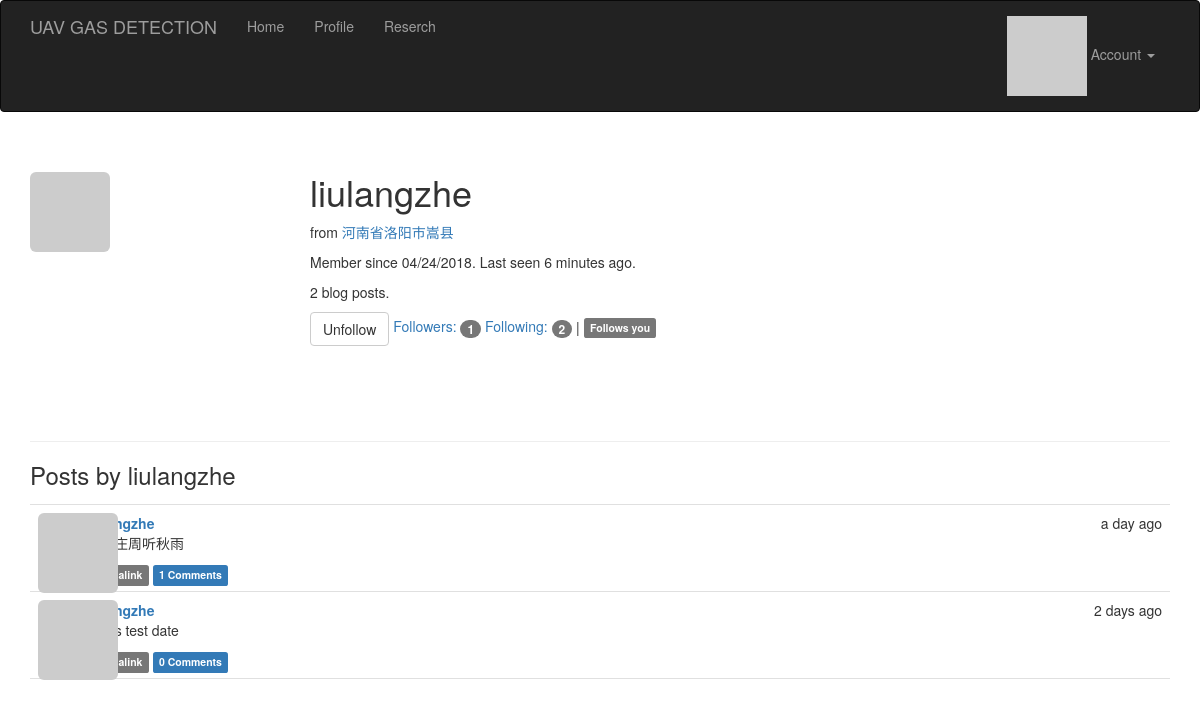
The page /user/liulangzhe (signed in) on the database its author committed.
### app/models.py (models this page shows, shortened)
class User(UserMixin,db.Model):
    __tablename__ = 'users'
    id = db.Column(db.Integer,primary_key=True)
    email = db.Column(db.String(64),unique=True,index=True)
    username = db.Column(db.String(64),unique=True,index=True)
    role_id = db.Column(db.Integer,db.ForeignKey('roles.id'))
    password_hash =db.Column(db.String(128))
    confirmed = db.Column(db.Boolean,default=False)
    name = db.Column(db.String(64))
    location = db.Column(db.String(64))
    about_me = db.Column(db.Text())
    member_since = db.Column(db.DateTime(), default=datetime.utcnow)
    last_seen = db.Column(db.DateTime(), default=datetime.utcnow)
    avatar_hash = db.Column(db.String(32))
    posts = db.relationship('Post', backref='author', lazy='dynamic')
    followed = db.relationship('Follow',
                               foreign_keys=[Follow.follower_id],
                               backref=db.backref('follower', lazy='joined'),
                               lazy='dynamic',
                               cascade='all, delete-orphan')
    followers = db.relationship('Follow',
                                foreign_keys=[Follow.followed_id],
                                backref=db.backref('followed', lazy='joined'),
                                lazy='dynamic',
                                cascade='all, delete-orphan')
    comments = db.relationship('Comment', backref='author', lazy='dynamic')
    @property
    def password(self):
        raise AttributeError('password is not a readable attribute')
    def can(self, permissions):
        return self.role is not None and (self.role.permissions & permissions) == permissions
    def is_administrator(self):
        return self.can(Permission.ADMIN)
    def ping(self):
        self.last_seen = datetime.utcnow()
        db.session.add(self)
    def gravatar(self, size=100, default='identicon', rating='g'):
        if request.is_secure:
            url = 'https://secure.gravatar.com/avatar'
        else:
            url = 'http://www.gravatar.com/avatar'
        hash = self.avatar_hash or self.gravatar_hash()
        return '{url}/{hash}?s={size}&d={default}&r={rating}'.format(
            url=url, hash=hash, size=size, default=default, rating=rating)
    def is_following(self, user):
        if user.id is None:
            return False
        return self.followed.filter_by(
            followed_id=user.id).first() is not None

class Post(db.Model):
    __tablename__ = 'posts'
    id = db.Column(db.Integer, primary_key=True)
    body = db.Column(db.Text)
    body_html = db.Column(db.Text)
    timestamp = db.Column(db.DateTime, index=True, default=datetime.utcnow)
    author_id = db.Column(db.Integer, db.ForeignKey('users.id'))
    comments = db.relationship('Comment', backref='post', lazy='dynamic')

### app/main/views.py (the view)
@main.route('/user/<username>')
def user(username):
    user = User.query.filter_by(username=username).first_or_404()
    posts = user.posts.order_by(Post.timestamp.desc()).all()
    return render_template('user.html', user=user, posts=posts)

### app/auth/views.py (called while the page is built)
@auth.before_app_request
def before_request():
    if current_user.is_authenticated:
        current_user.ping()
        if not current_user.confirmed and request.endpoint[:5] != 'auth.':
            return redirect(url_for('auth.unconfirmed'))

@auth.before_app_request
def before_request():
    if current_user.is_authenticated \
            and not current_user.confirmed \
            and request.endpoint[:5] != 'auth.'\
            and request.endpoint != 'static':
        return redirect(url_for('auth.unconfirmed'))

### app/main/__init__.py (called while the page is built)
@main.app_context_processor
def inject_permissions():
    return dict(Permission=Permission)

### app/models.py (called while the page is built)
@login_manager.user_loader
def load_user(user_id):
    return User.query.get(int(user_id)) #返回指定主键对应的行，如果没有对应

### app/templates/user.html (shortened to what this page needs)
{% extends "base.html" %}
{% block page_content %}
<div class="page-header">
    <img class="img-rounded profile-thumbnail" src="{{ user.gravatar(size=256) }}">
    <div class="profile-header">
        <h1>{{ user.username }}</h1>
        {% if user.name or user.location %}
        <p>
            {% if user.location %}
                from <a href="http://www.google.cn/maps/place/{{ user.location }}">{{ user.location }}</a><br>
            {% endif %}
        </p>
        {% endif %}
        <p>Member since {{ moment(user.member_since).format('L') }}. Last seen {{ moment(user.last_seen).fromNow() }}.</p>
        <p>{{ user.posts.count() }} blog posts.</p>
        <p>
            {% if current_user.can(Permission.FOLLOW) and user != current_user %}
                {% if not current_user.is_following(user) %}
                <a href="{{ url_for('.follow', username=user.username) }}" class="btn btn-primary">Follow</a>
                {% else %}
                <a href="{{ url_for('.unfollow', username=user.username) }}" class="btn btn-default">Unfollow</a>
                {% endif %}
            {% endif %}
            <a href="{{ url_for('.followers', username=user.username) }}">Followers: <span class="badge">{{ user.followers.count()-1 }}</span></a>
            <a href="{{ url_for('.followed_by', username=user.username) }}">Following: <span class="badge">{{ user.followed.count()-1 }}</span></a>
            {% if current_user.is_authenticated and user != current_user and user.is_following(current_user) %}
            | <span class="label label-default">Follows you</span>
            {% endif %}
        </p>
    </div>
</div>
<h3>Posts by {{ user.username }}</h3>
{% include '_posts.html' %}
{% endblock %}

### app/templates/_posts.html (shortened to what this page needs)
<ul class="posts">
    {% for post in posts %}
    <li class="post">
        <div class="post-thumbnail">
            <a href="{{ url_for('.user', username=post.author.username) }}">
                <img class="img-rounded profile-thumbnail" src="{{ post.author.gravatar(size=40) }}">
            </a>
        </div>
        <div class="post-content">
            <div class="post-date">{{ moment(post.timestamp).fromNow() }}</div>
            <div class="post-author"><a href="{{ url_for('.user', username=post.author.username) }}">{{ post.author.username }}</a></div>
            <div class="post-body">
                {% if post.body_html %}
                    {{ post.body_html | safe }}
                {% else %}
                    {{ post.body }}
                {% endif %}
            </div>
            <div class="post-footer">
                <a href="{{ url_for('.post', id=post.id) }}">
                    <span class="label label-default">Permalink</span>
                </a>
                <a href="{{ url_for('.post', id=post.id) }}#comments">
                    <span class="label label-primary">{{ post.comments.count() }} Comments</span>
                </a>
            </div>
        </div>
    </li>
    {% endfor %}
</ul>

### app/static/styles.css (style rules this page uses)
.profile-thumbnail { position: absolute; }
.profile-header { min-height: 260px; margin-left: 280px; }
ul.posts { list-style-type: none; padding: 0px; margin: 16px 0px 0px 0px; border-top: 1px solid #e0e0e0; }
ul.posts li.post { padding: 8px; border-bottom: 1px solid #e0e0e0; }
div.post-date { float: right; }
div.post-author { font-weight: bold; }
div.post-thumbnail { position: absolute; }
div.post-content { margin-left: 48px; min-height: 48px; }

### rows shown on the page
User: username "liulangzhe", location "河南省洛阳市嵩县", member_since "04/24/2018", last_seen "6 minutes ago"
Post: timestamp "a day ago", author.username "liulangzhe", body_html "夜卧庄周听秋雨", comments.count "1"
Post: timestamp "2 days ago", author.username "liulangzhe", body_html "this is test date", comments.count "0"

### other values the page prints
{{ user.posts.count() }} "2"
{{ user.followers.count()-1 }} "1"
{{ user.followed.count()-1 }} "2"
